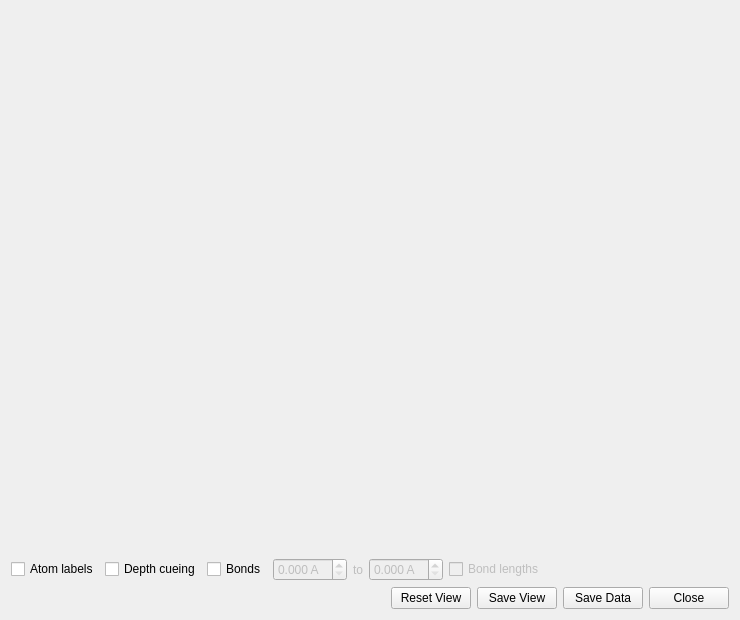
<?xml version="1.0" encoding="UTF-8"?>
<ui version="4.0">
 <class>StructureViewDialog</class>
 <widget class="QDialog" name="StructureViewDialog">
  <property name="geometry">
   <rect>
    <x>0</x>
    <y>0</y>
    <width>740</width>
    <height>620</height>
   </rect>
  </property>
  <property name="windowTitle">
   <string>Structure Viewer</string>
  </property>
  <layout class="QVBoxLayout" name="mainLayout" stretch="0,1,0,0">
   <item>
    <widget class="QLabel" name="infoLabel">
     <property name="wordWrap">
      <bool>true</bool>
     </property>
     <property name="text">
      <string/>
     </property>
    </widget>
   </item>
   <item>
    <widget class="Atoms::StructureViewWidget" name="viewWidget"/>
   </item>
   <item>
    <widget class="QWidget" name="optionsWidget" native="true">
     <layout class="QHBoxLayout" name="optionsLayout">
      <property name="leftMargin">
       <number>0</number>
      </property>
      <property name="topMargin">
       <number>0</number>
      </property>
      <property name="rightMargin">
       <number>0</number>
      </property>
      <property name="bottomMargin">
       <number>0</number>
      </property>
        <item>
         <widget class="QCheckBox" name="atomLabelsBox">
          <property name="focusPolicy">
           <enum>Qt::StrongFocus</enum>
          </property>
          <property name="text">
           <string>Atom labels</string>
          </property>
          <property name="checked">
           <bool>false</bool>
          </property>
         </widget>
        </item>
        <item>
         <widget class="QCheckBox" name="depthCueBox">
          <property name="focusPolicy">
           <enum>Qt::StrongFocus</enum>
          </property>
          <property name="text">
           <string>Depth cueing</string>
          </property>
          <property name="checked">
           <bool>false</bool>
          </property>
         </widget>
        </item>
        <item>
         <widget class="QCheckBox" name="bondsBox">
          <property name="focusPolicy">
           <enum>Qt::StrongFocus</enum>
          </property>
          <property name="text">
           <string>Bonds</string>
          </property>
          <property name="checked">
           <bool>false</bool>
          </property>
         </widget>
        </item>
        <item>
         <widget class="QDoubleSpinBox" name="bondMinSpin">
          <property name="enabled">
           <bool>false</bool>
          </property>
          <property name="focusPolicy">
           <enum>Qt::StrongFocus</enum>
          </property>
          <property name="suffix">
           <string> A</string>
          </property>
          <property name="decimals">
           <number>3</number>
          </property>
          <property name="singleStep">
           <double>0.005000000000000</double>
          </property>
         </widget>
        </item>
        <item>
         <widget class="QLabel" name="bondToLabel">
          <property name="enabled">
           <bool>false</bool>
          </property>
          <property name="text">
           <string>to</string>
          </property>
         </widget>
        </item>
        <item>
         <widget class="QDoubleSpinBox" name="bondMaxSpin">
          <property name="enabled">
           <bool>false</bool>
          </property>
          <property name="focusPolicy">
           <enum>Qt::StrongFocus</enum>
          </property>
          <property name="suffix">
           <string> A</string>
          </property>
          <property name="decimals">
           <number>3</number>
          </property>
          <property name="singleStep">
           <double>0.100000000000000</double>
          </property>
         </widget>
        </item>
        <item>
         <widget class="QCheckBox" name="bondLengthsBox">
          <property name="enabled">
           <bool>false</bool>
          </property>
          <property name="focusPolicy">
           <enum>Qt::StrongFocus</enum>
          </property>
          <property name="text">
           <string>Bond lengths</string>
          </property>
          <property name="checked">
           <bool>false</bool>
          </property>
         </widget>
        </item>
        <item>
         <spacer name="optionsSpacer">
          <property name="orientation">
           <enum>Qt::Horizontal</enum>
          </property>
          <property name="sizeHint" stdset="0">
           <size>
            <width>40</width>
            <height>0</height>
           </size>
          </property>
         </spacer>
        </item>
     </layout>
    </widget>
   </item>
   <item>
    <layout class="QHBoxLayout" name="buttonLayout">
     <item>
      <spacer name="buttonSpacer">
       <property name="orientation">
        <enum>Qt::Horizontal</enum>
       </property>
       <property name="sizeHint" stdset="0">
        <size>
         <width>40</width>
         <height>0</height>
        </size>
       </property>
      </spacer>
     </item>
     <item>
      <widget class="QPushButton" name="resetViewButton">
       <property name="focusPolicy">
        <enum>Qt::StrongFocus</enum>
       </property>
       <property name="text">
        <string>Reset View</string>
       </property>
       <property name="autoDefault">
        <bool>false</bool>
       </property>
       <property name="default">
        <bool>false</bool>
       </property>
      </widget>
     </item>
     <item>
      <widget class="QPushButton" name="saveImageButton">
       <property name="focusPolicy">
        <enum>Qt::StrongFocus</enum>
       </property>
       <property name="text">
        <string>Save View</string>
       </property>
       <property name="autoDefault">
        <bool>false</bool>
       </property>
       <property name="default">
        <bool>false</bool>
       </property>
      </widget>
     </item>
     <item>
      <widget class="QPushButton" name="saveDataButton">
       <property name="focusPolicy">
        <enum>Qt::StrongFocus</enum>
       </property>
       <property name="text">
        <string>Save Data</string>
       </property>
       <property name="autoDefault">
        <bool>false</bool>
       </property>
       <property name="default">
        <bool>false</bool>
       </property>
      </widget>
     </item>
     <item>
      <widget class="QPushButton" name="closeButton">
       <property name="focusPolicy">
        <enum>Qt::StrongFocus</enum>
       </property>
       <property name="text">
        <string>Close</string>
       </property>
       <property name="autoDefault">
        <bool>false</bool>
       </property>
       <property name="default">
        <bool>false</bool>
       </property>
      </widget>
     </item>
    </layout>
   </item>
  </layout>
 </widget>
 <customwidgets>
  <customwidget>
   <class>Atoms::StructureViewWidget</class>
   <extends>QWidget</extends>
   <header location="global">atoms/gui/structureviewdialog.h</header>
   <container>1</container>
  </customwidget>
 </customwidgets>
 <tabstops>
  <tabstop>atomLabelsBox</tabstop>
  <tabstop>depthCueBox</tabstop>
  <tabstop>bondsBox</tabstop>
  <tabstop>bondMinSpin</tabstop>
  <tabstop>bondMaxSpin</tabstop>
  <tabstop>bondLengthsBox</tabstop>
  <tabstop>resetViewButton</tabstop>
  <tabstop>saveImageButton</tabstop>
  <tabstop>saveDataButton</tabstop>
  <tabstop>closeButton</tabstop>
 </tabstops>
 <resources/>
 <connections/>
</ui>
